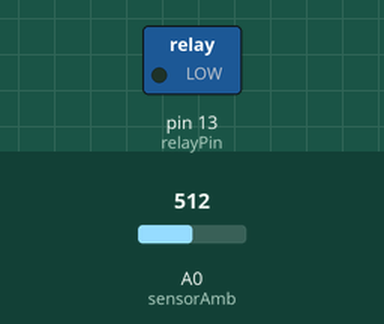
Recording of a sketch running on a simulated Arduino Uno, built with avr-gcc and run on an emulated ATmega328P. Parts: switched loads named in the sketch (green lamp = pin HIGH). The inputs (shaded band) are chosen by the test bench; at power-on: A0 (sensorAmb) = 512.

Above: at 1.2 s.
1.3 s: A0 (sensorAmb) set to 793
2.8 s: A0 (sensorAmb) set to 818
At 3.9 s:
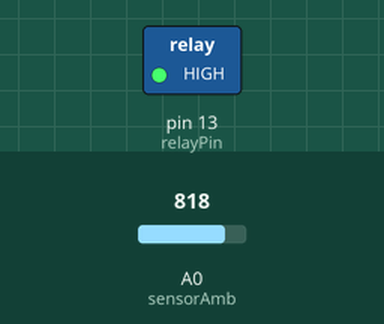
4.5 s: A0 (sensorAmb) set to 790
At 5.1 s:
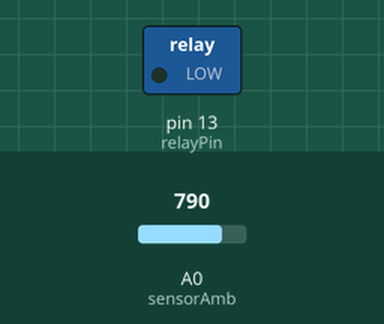
6.0 s: A0 (sensorAmb) set to 810
At 7.4 s:
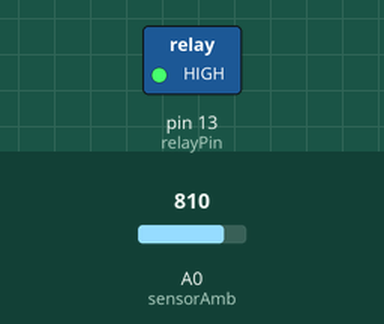
Timing chart, 0 to 8.5 s (numbered marks = the images above; inputs shaded):
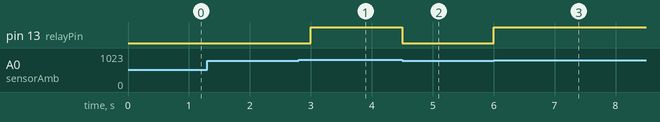

Measured:
- the behaviour switches between 800 and 801 on A0 (sensorAmb) (found by bisection; images 0 and 1)
- after the input at 1.3 s, every drawn part: stays the same
- after the input at 2.8 s, pin 13 (relayPin): LOW → HIGH after 0.20 s
- after the input at 4.5 s, pin 13 (relayPin): HIGH → LOW at once
- after the input at 6.0 s, pin 13 (relayPin): LOW → HIGH at once

The sketch:

smart_street_light.ino
```cpp
int relayPin = 13;
int sensorAmb = A0;
int Sensor_value = 0;
void setup()
{
  pinMode(relayPin, OUTPUT);
  pinMode(sensorAmb, INPUT);
  Serial.begin(9600);
}

void loop()
{
  Sensor_value = analogRead(sensorAmb);
  if(Sensor_value>800)
  {
    digitalWrite(relayPin, HIGH);
    delay(300);
  }
    else{
      digitalWrite(relayPin, LOW);
      delay(300);
  }
}
```
